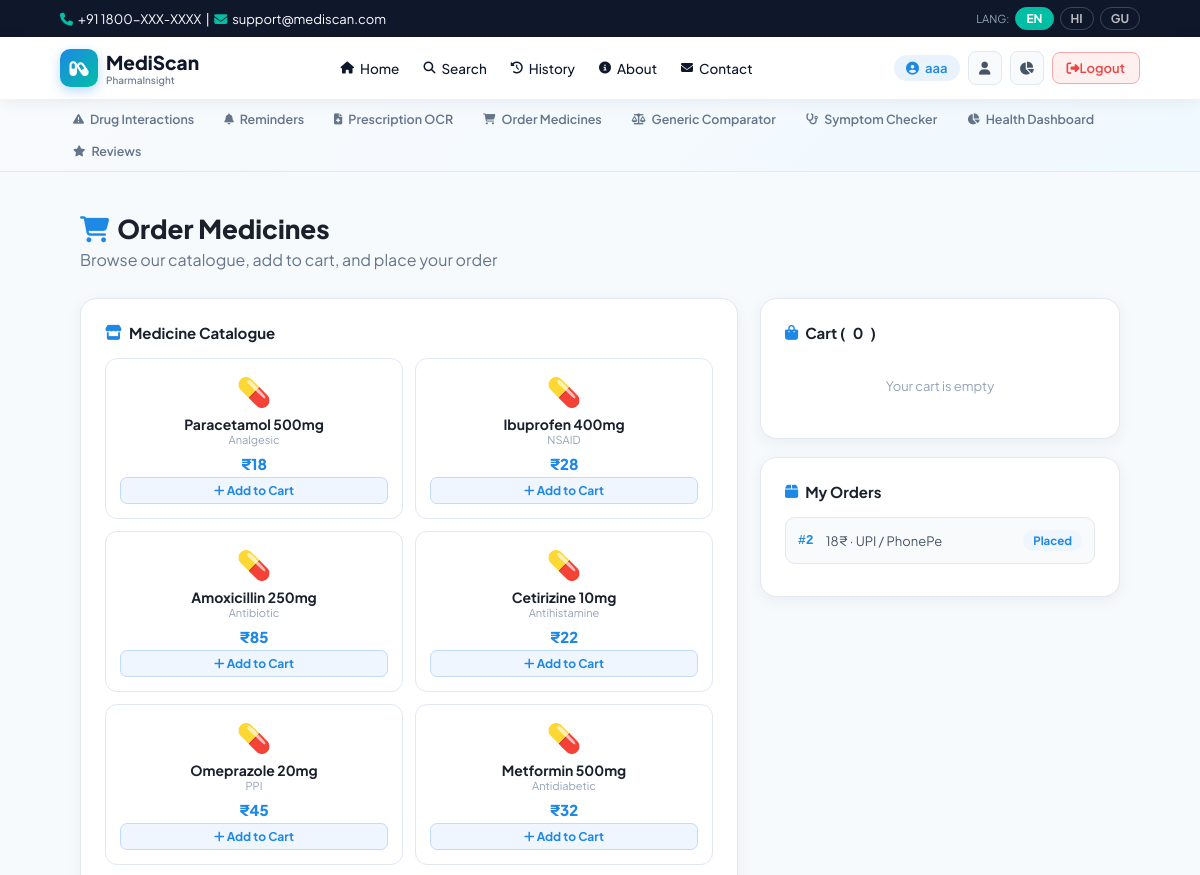
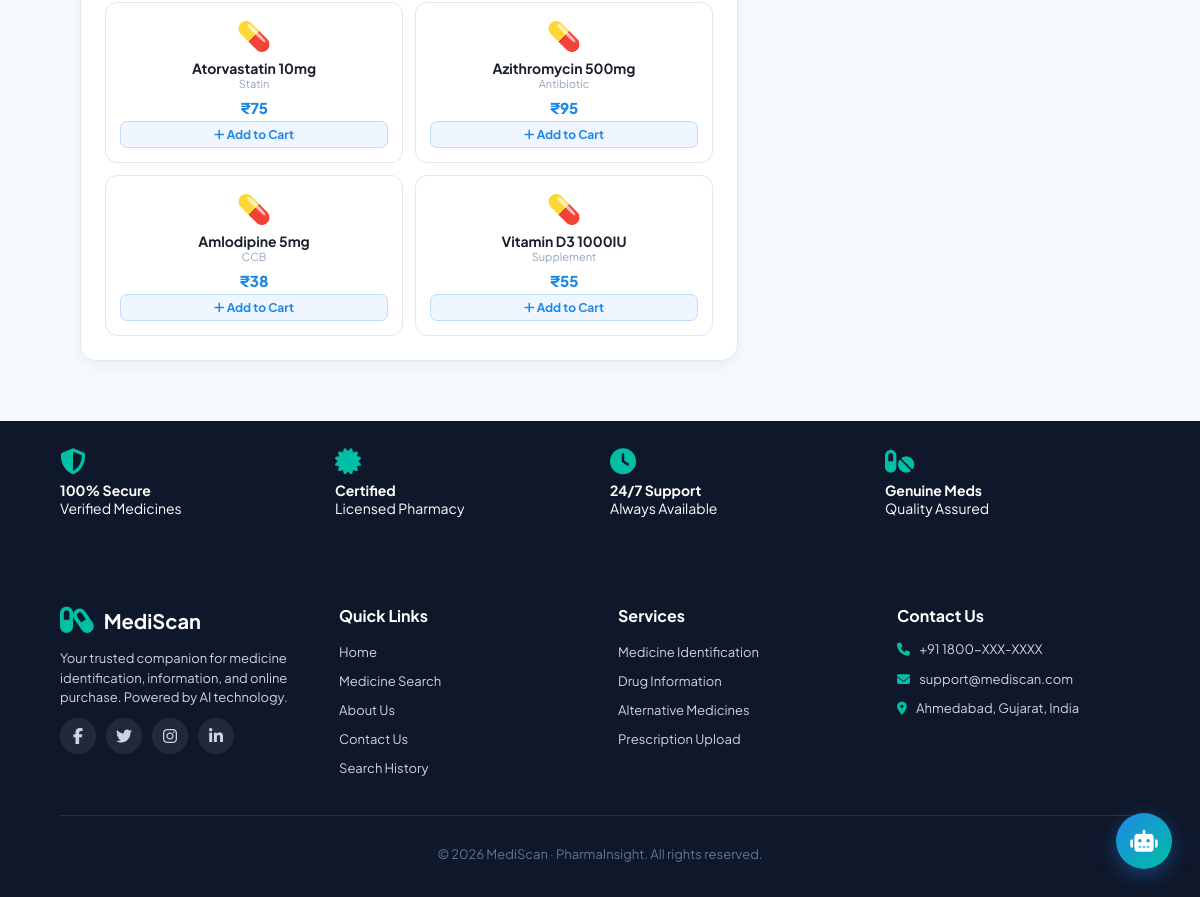
The app's page /order (signed in) with its own data (2 pictures, top to bottom).
### tables this page shows
CREATE TABLE orders (
        id INTEGER PRIMARY KEY AUTOINCREMENT,
        user_id INTEGER, items_json TEXT,
        address TEXT, total REAL, payment TEXT,
        status TEXT DEFAULT 'Placed',
        created_at DATETIME DEFAULT CURRENT_TIMESTAMP
    );

### routes/features.py (the view, shortened to what this page needs)
@feat_bp.route("/order", methods=["GET","POST"])
@login_required
def order():
    message = None
    conn = get_db()
    my_orders = conn.execute(
        "SELECT * FROM orders WHERE user_id=? ORDER BY id DESC",
        (session["user_id"],)).fetchall()
    conn.close()
    return render_template("order.html", my_orders=my_orders, message=message)

### database.py (called while the page is built)
def get_db():
    conn = sqlite3.connect(DB_NAME)
    conn.row_factory = sqlite3.Row
    conn.execute("PRAGMA foreign_keys = ON")
    return conn

### routes/features.py (called while the page is built)
def login_required(f):
    @wraps(f)
    def dec(*a, **kw):
        if "user_id" not in session:
            return redirect(url_for("auth.login"))
        return f(*a, **kw)
    return dec

### templates/order.html (shortened to what this page needs)
<!DOCTYPE html><html lang="en"><head>
<link rel="stylesheet" href="https://cdnjs.cloudflare.com/ajax/libs/font-awesome/6.5.0/css/all.min.css">
</head><body>
{% include "header.html" %}
<div class="page">
  <div class="page-head">
    <h1><i class="fa fa-cart-shopping" style="color:#1e88e5;margin-right:8px;"></i>Order Medicines</h1>
    <p>Browse our catalogue, add to cart, and place your order</p>
  </div>
  <div class="layout">
    <div>
      <div class="card" style="margin-bottom:20px;">
        <h3><i class="fa fa-store"></i>Medicine Catalogue</h3>
        <div class="med-grid">
          {% for m in [
            ('💊','Paracetamol 500mg','Analgesic',18),('💊','Ibuprofen 400mg','NSAID',28),
            ('💊','Amoxicillin 250mg','Antibiotic',85),('💊','Cetirizine 10mg','Antihistamine',22),
            ('💊','Omeprazole 20mg','PPI',45),('💊','Metformin 500mg','Antidiabetic',32),
            ('💊','Atorvastatin 10mg','Statin',75),('💊','Azithromycin 500mg','Antibiotic',95),
            ('💊','Amlodipine 5mg','CCB',38),('💊','Vitamin D3 1000IU','Supplement',55),
          ] %}
          <div class="med-item" onclick="addToCart('{{ m[1] }}',{{ m[3] }},'{{ m[0] }}')">
            <div class="emoji">{{ m[0] }}</div>
            <div class="mname">{{ m[1] }}</div>
            <div class="mcategory">{{ m[2] }}</div>
            <div class="mprice">₹{{ m[3] }}</div>
            <button class="add-btn"><i class="fa fa-plus"></i> Add to Cart</button>
          </div>
          {% endfor %}
        </div>
      </div>
    </div>
    <div>
      <div class="card" style="margin-bottom:18px;">
        <h3><i class="fa fa-shopping-bag"></i>Cart (<span id="cartCount">0</span>)</h3>
        <div id="cartItems"><p style="color:#94a3b8;font-size:13px;text-align:center;padding:20px;">Your cart is empty</p></div>
      </div>
      {% if my_orders %}
      <div class="card" style="margin-top:18px;">
        <h3><i class="fa fa-box"></i>My Orders</h3>
        {% for o in my_orders %}
        <div class="order-row">
          <div class="order-id">#{{ o['id'] }}</div>
          <div style="flex:1;font-size:13px;color:#475569;">{{ o['total']|round(0)|int|string }}₹ · {{ o['payment'] }}</div>
          <span class="status-badge {{ o['status'] }}">{{ o['status'] }}</span>
        </div>
        {% endfor %}
      </div>
      {% endif %}
    </div>
  </div>
</div>
{% include "footer.html" %}
</body></html>

### templates/order.html (style rules this page uses)
body { background:#f7fafc;font-family:'Plus Jakarta Sans',sans-serif;color:#1a202c; }
.page { max-width:1080px;margin:0 auto;padding:40px 20px; }
.page-head { margin-bottom:28px; }
.page-head h1 { font-size:26px;font-weight:800; }
.page-head p { color:#64748b;margin-top:4px; }
.layout { display:grid;grid-template-columns:1fr 360px;gap:22px; }
.card { background:#fff;border-radius:16px;border:1.5px solid #e2e8f0;padding:24px;box-shadow:0 4px 16px rgba(0,0,0,.05); }
.card h3 { font-size:15px;font-weight:700;margin-bottom:16px;display:flex;align-items:center;gap:7px; }
.card h3 i { color:#1e88e5; }
.med-grid { display:grid;grid-template-columns:repeat(auto-fill,minmax(200px,1fr));gap:12px; }
.med-item { border:1.5px solid #e2e8f0;border-radius:12px;padding:14px;text-align:center;transition:.2s;cursor:pointer; }
.med-item .emoji { font-size:28px;margin-bottom:6px; }
.med-item .mname { font-weight:700;font-size:14px; }
.med-item .mprice { color:#1e88e5;font-weight:800;font-size:15px;margin:4px 0; }
.med-item .mcategory { font-size:11px;color:#94a3b8;margin-bottom:8px; }
.add-btn { background:#eff6ff;color:#1e88e5;border:1.5px solid #bfdbfe;border-radius:7px;padding:5px 12px;font-size:12px;font-weight:700;cursor:pointer;transition:.2s;width:100%; }
.order-row { display:flex;align-items:center;gap:12px;padding:12px;background:#f8fafc;border-radius:10px;margin-bottom:8px;border:1.5px solid #e2e8f0; }
.order-id { font-family:monospace;font-weight:700;color:#1e88e5;font-size:13px; }
.status-badge { padding:3px 10px;border-radius:20px;font-size:11.5px;font-weight:700; }
.status-badge.Placed { background:#eff6ff;color:#1e88e5; }

### templates/header.html (style rules this page uses)
:root { --p:#1e88e5;--s:#00bfa5;--dk:#0f172a;--gray:#64748b;--bg:#fff;--bdr:#e2e8f0; }
* { margin:0;padding:0;box-sizing:border-box;font-family:'Plus Jakarta Sans',sans-serif; }

### templates/footer.html (style rules this page uses)
:root { --primary:#1e88e5;--secondary:#00bfa5;--dark:#0f172a; }

### records on screen
orders: id "2", total "18", payment "UPI / PhonePe", status "Placed"

### other values on screen
{{ t.home }} "Home"
{{ t.search }} "Search"
{{ t.history }} "History"
{{ t.about }} "About"
{{ t.contact }} "Contact"
{{ session.get('user_name','') }} "aaa"
{{ t.logout }} "Logout"
{{ m[0] }} "💊" "💊" "💊" "💊" "💊" "💊" "💊" "💊" "💊" "💊"
{{ m[1] }} "Paracetamol 500mg" "Ibuprofen 400mg" "Amoxicillin 250mg" "Cetirizine 10mg" "Omeprazole 20mg" "Metformin 500mg" "Atorvastatin 10mg" "Azithromycin 500mg" "Amlodipine 5mg" "Vitamin D3 1000IU"
{{ m[2] }} "Analgesic" "NSAID" "Antibiotic" "Antihistamine" "PPI" "Antidiabetic" "Statin" "Antibiotic" "CCB" "Supplement"
{{ m[3] }} "18" "28" "85" "22" "45" "32" "75" "95" "38" "55"
